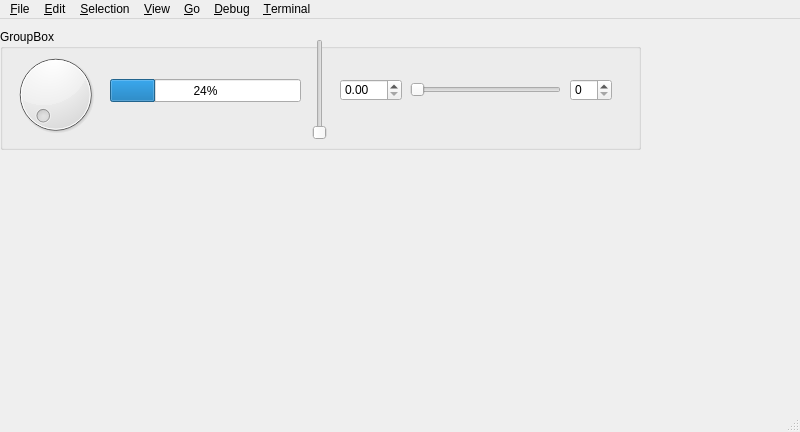
<?xml version="1.0" encoding="UTF-8"?>
<ui version="4.0">
 <class>MainWindow</class>
 <widget class="QMainWindow" name="MainWindow">
  <property name="geometry">
   <rect>
    <x>0</x>
    <y>0</y>
    <width>800</width>
    <height>432</height>
   </rect>
  </property>
  <property name="windowTitle">
   <string>MainWindow</string>
  </property>
  <widget class="QWidget" name="centralwidget">
   <widget class="QGroupBox" name="groupBox">
    <property name="geometry">
     <rect>
      <x>0</x>
      <y>10</y>
      <width>641</width>
      <height>121</height>
     </rect>
    </property>
    <property name="styleSheet">
     <string notr="true">background-image: url(:/styles/style.txt);</string>
    </property>
    <property name="title">
     <string>GroupBox</string>
    </property>
    <widget class="QDial" name="dial">
     <property name="geometry">
      <rect>
       <x>10</x>
       <y>20</y>
       <width>91</width>
       <height>91</height>
      </rect>
     </property>
    </widget>
    <widget class="QProgressBar" name="progressBar">
     <property name="geometry">
      <rect>
       <x>110</x>
       <y>50</y>
       <width>191</width>
       <height>23</height>
      </rect>
     </property>
     <property name="value">
      <number>24</number>
     </property>
    </widget>
    <widget class="QSlider" name="verticalSlider">
     <property name="geometry">
      <rect>
       <x>310</x>
       <y>10</y>
       <width>20</width>
       <height>101</height>
      </rect>
     </property>
     <property name="orientation">
      <enum>Qt::Vertical</enum>
     </property>
    </widget>
    <widget class="QDoubleSpinBox" name="doubleSpinBox">
     <property name="geometry">
      <rect>
       <x>340</x>
       <y>50</y>
       <width>62</width>
       <height>22</height>
      </rect>
     </property>
    </widget>
    <widget class="QSlider" name="horizontalSlider">
     <property name="geometry">
      <rect>
       <x>410</x>
       <y>50</y>
       <width>151</width>
       <height>22</height>
      </rect>
     </property>
     <property name="orientation">
      <enum>Qt::Horizontal</enum>
     </property>
    </widget>
    <widget class="QSpinBox" name="spinBox">
     <property name="geometry">
      <rect>
       <x>570</x>
       <y>50</y>
       <width>42</width>
       <height>22</height>
      </rect>
     </property>
    </widget>
   </widget>
  </widget>
  <widget class="QMenuBar" name="menubar">
   <property name="geometry">
    <rect>
     <x>0</x>
     <y>0</y>
     <width>800</width>
     <height>21</height>
    </rect>
   </property>
   <widget class="QMenu" name="menu_File">
    <property name="title">
     <string>&amp;File</string>
    </property>
    <addaction name="action_New_File"/>
    <addaction name="action_New_Window"/>
    <addaction name="separator"/>
    <addaction name="action_Open_File_2"/>
    <addaction name="action_Open_Folder_2"/>
    <addaction name="action_Open_Workspace_2"/>
    <addaction name="action_Open_Recent_2"/>
    <addaction name="separator"/>
    <addaction name="action_Add_Folder_to_Workspace"/>
    <addaction name="action_Save_Workspace_As"/>
    <addaction name="separator"/>
    <addaction name="action_Save"/>
    <addaction name="action_Save_As"/>
    <addaction name="action_Save_All"/>
    <addaction name="separator"/>
    <addaction name="action_Auto_Save"/>
    <addaction name="action_Preferences"/>
    <addaction name="separator"/>
    <addaction name="actionRevert_File"/>
    <addaction name="action_Close_Editor"/>
    <addaction name="action_Close_Workspace"/>
    <addaction name="action_Close_Window"/>
    <addaction name="separator"/>
    <addaction name="action_Exit"/>
   </widget>
   <widget class="QMenu" name="menu_Edit">
    <property name="title">
     <string>&amp;Edit</string>
    </property>
    <addaction name="action_Undo"/>
    <addaction name="action_Redo"/>
    <addaction name="separator"/>
    <addaction name="action_Cut"/>
    <addaction name="action_Copy"/>
    <addaction name="action_Paste"/>
    <addaction name="separator"/>
    <addaction name="action_Find"/>
    <addaction name="action_Replace"/>
    <addaction name="separator"/>
    <addaction name="action_Find_in_Files"/>
    <addaction name="action_Replace_in_Files"/>
    <addaction name="separator"/>
    <addaction name="action_Toggle_line_Comment"/>
    <addaction name="action_Toggle_Block_Comment"/>
    <addaction name="action_Emmet_Expand_Abbreviation"/>
    <addaction name="action_Emmet"/>
   </widget>
   <widget class="QMenu" name="menu_Selection">
    <property name="title">
     <string>&amp;Selection</string>
    </property>
   </widget>
   <widget class="QMenu" name="menu_View">
    <property name="title">
     <string>&amp;View</string>
    </property>
   </widget>
   <widget class="QMenu" name="menu_Go">
    <property name="title">
     <string>&amp;Go</string>
    </property>
   </widget>
   <widget class="QMenu" name="menu_Debug">
    <property name="title">
     <string>&amp;Debug</string>
    </property>
   </widget>
   <widget class="QMenu" name="menu_Terminal">
    <property name="title">
     <string>&amp;Terminal</string>
    </property>
   </widget>
   <addaction name="menu_File"/>
   <addaction name="menu_Edit"/>
   <addaction name="menu_Selection"/>
   <addaction name="menu_View"/>
   <addaction name="menu_Go"/>
   <addaction name="menu_Debug"/>
   <addaction name="menu_Terminal"/>
  </widget>
  <widget class="QStatusBar" name="statusbar"/>
  <action name="action_New_File">
   <property name="text">
    <string>&amp;New File</string>
   </property>
  </action>
  <action name="action_New_Window">
   <property name="text">
    <string>&amp;New Window</string>
   </property>
  </action>
  <action name="action_Open_File">
   <property name="text">
    <string>&amp;Open File...</string>
   </property>
  </action>
  <action name="action_Open_Folder">
   <property name="text">
    <string>&amp;Open Folder...</string>
   </property>
  </action>
  <action name="action_Open_Workspace">
   <property name="text">
    <string>&amp;Open Workspace...</string>
   </property>
  </action>
  <action name="action_Open_Recent">
   <property name="text">
    <string>&amp;Open Recent</string>
   </property>
  </action>
  <action name="action_Open_File_2">
   <property name="text">
    <string>&amp;Open File...</string>
   </property>
  </action>
  <action name="action_Open_Folder_2">
   <property name="text">
    <string>&amp;Open Folder...</string>
   </property>
  </action>
  <action name="action_Open_Workspace_2">
   <property name="text">
    <string>&amp;Open Workspace...</string>
   </property>
  </action>
  <action name="action_Open_Recent_2">
   <property name="text">
    <string>&amp;Open Recent</string>
   </property>
  </action>
  <action name="action_Add_Folder_to_Workspace">
   <property name="text">
    <string>&amp;Add Folder to Workspace...</string>
   </property>
  </action>
  <action name="action_Save_Workspace_As">
   <property name="text">
    <string>&amp;Save Workspace As...</string>
   </property>
  </action>
  <action name="action_Save">
   <property name="text">
    <string>&amp;Save</string>
   </property>
  </action>
  <action name="action_Save_As">
   <property name="text">
    <string>&amp;Save As...</string>
   </property>
  </action>
  <action name="action_Save_All">
   <property name="text">
    <string>&amp;Save All</string>
   </property>
  </action>
  <action name="action_Auto_Save">
   <property name="text">
    <string>&amp;Auto Save</string>
   </property>
  </action>
  <action name="action_Preferences">
   <property name="text">
    <string>&amp;Preferences</string>
   </property>
  </action>
  <action name="actionRevert_File">
   <property name="text">
    <string>Revert File</string>
   </property>
  </action>
  <action name="action_Close_Editor">
   <property name="text">
    <string>&amp;Close Editor</string>
   </property>
  </action>
  <action name="action_Close_Workspace">
   <property name="text">
    <string>&amp;Close Workspace</string>
   </property>
  </action>
  <action name="action_Close_Window">
   <property name="text">
    <string>&amp;Close Window</string>
   </property>
  </action>
  <action name="action_Exit">
   <property name="icon">
    <iconset resource="res2.qrc">
     <normaloff>:/img/img/exit.png</normaloff>:/img/img/exit.png</iconset>
   </property>
   <property name="text">
    <string>&amp;Exit</string>
   </property>
  </action>
  <action name="action_Undo">
   <property name="text">
    <string>&amp;Undo</string>
   </property>
  </action>
  <action name="action_Redo">
   <property name="text">
    <string>&amp;Redo</string>
   </property>
  </action>
  <action name="action_Cut">
   <property name="text">
    <string>&amp;Cut</string>
   </property>
  </action>
  <action name="action_Copy">
   <property name="text">
    <string>&amp;Copy</string>
   </property>
  </action>
  <action name="action_Paste">
   <property name="text">
    <string>&amp;Paste</string>
   </property>
  </action>
  <action name="action_Find">
   <property name="text">
    <string>&amp;Find</string>
   </property>
  </action>
  <action name="action_Replace">
   <property name="text">
    <string>&amp;Replace</string>
   </property>
  </action>
  <action name="action_Find_in_Files">
   <property name="text">
    <string>&amp;Find in Files</string>
   </property>
  </action>
  <action name="action_Replace_in_Files">
   <property name="text">
    <string>&amp;Replace in Files</string>
   </property>
  </action>
  <action name="action_Toggle_line_Comment">
   <property name="text">
    <string>&amp;Toggle line Comment</string>
   </property>
  </action>
  <action name="action_Toggle_Block_Comment">
   <property name="text">
    <string>&amp;Toggle Block Comment</string>
   </property>
  </action>
  <action name="action_Emmet_Expand_Abbreviation">
   <property name="text">
    <string>&amp;Emmet: Expand Abbreviation</string>
   </property>
  </action>
  <action name="action_Emmet">
   <property name="text">
    <string>&amp;Emmet...</string>
   </property>
  </action>
 </widget>
 <tabstops>
  <tabstop>dial</tabstop>
  <tabstop>verticalSlider</tabstop>
  <tabstop>spinBox</tabstop>
  <tabstop>doubleSpinBox</tabstop>
  <tabstop>horizontalSlider</tabstop>
 </tabstops>
 <resources>
  <include location="res2.qrc"/>
 </resources>
 <connections>
  <connection>
   <sender>dial</sender>
   <signal>valueChanged(int)</signal>
   <receiver>verticalSlider</receiver>
   <slot>setValue(int)</slot>
   <hints>
    <hint type="sourcelabel">
     <x>80</x>
     <y>134</y>
    </hint>
    <hint type="destinationlabel">
     <x>318</x>
     <y>139</y>
    </hint>
   </hints>
  </connection>
  <connection>
   <sender>dial</sender>
   <signal>valueChanged(int)</signal>
   <receiver>progressBar</receiver>
   <slot>setValue(int)</slot>
   <hints>
    <hint type="sourcelabel">
     <x>86</x>
     <y>117</y>
    </hint>
    <hint type="destinationlabel">
     <x>157</x>
     <y>99</y>
    </hint>
   </hints>
  </connection>
  <connection>
   <sender>progressBar</sender>
   <signal>valueChanged(int)</signal>
   <receiver>dial</receiver>
   <slot>setValue(int)</slot>
   <hints>
    <hint type="sourcelabel">
     <x>189</x>
     <y>97</y>
    </hint>
    <hint type="destinationlabel">
     <x>82</x>
     <y>98</y>
    </hint>
   </hints>
  </connection>
  <connection>
   <sender>verticalSlider</sender>
   <signal>valueChanged(int)</signal>
   <receiver>dial</receiver>
   <slot>setValue(int)</slot>
   <hints>
    <hint type="sourcelabel">
     <x>319</x>
     <y>102</y>
    </hint>
    <hint type="destinationlabel">
     <x>64</x>
     <y>131</y>
    </hint>
   </hints>
  </connection>
  <connection>
   <sender>dial</sender>
   <signal>valueChanged(int)</signal>
   <receiver>horizontalSlider</receiver>
   <slot>setValue(int)</slot>
   <hints>
    <hint type="sourcelabel">
     <x>84</x>
     <y>68</y>
    </hint>
    <hint type="destinationlabel">
     <x>455</x>
     <y>97</y>
    </hint>
   </hints>
  </connection>
  <connection>
   <sender>dial</sender>
   <signal>valueChanged(int)</signal>
   <receiver>spinBox</receiver>
   <slot>setValue(int)</slot>
   <hints>
    <hint type="sourcelabel">
     <x>87</x>
     <y>56</y>
    </hint>
    <hint type="destinationlabel">
     <x>595</x>
     <y>97</y>
    </hint>
   </hints>
  </connection>
  <connection>
   <sender>spinBox</sender>
   <signal>valueChanged(int)</signal>
   <receiver>dial</receiver>
   <slot>setValue(int)</slot>
   <hints>
    <hint type="sourcelabel">
     <x>590</x>
     <y>89</y>
    </hint>
    <hint type="destinationlabel">
     <x>50</x>
     <y>130</y>
    </hint>
   </hints>
  </connection>
  <connection>
   <sender>doubleSpinBox</sender>
   <signal>valueChanged(double)</signal>
   <receiver>MainWindow</receiver>
   <slot>setValue(double)</slot>
   <hints>
    <hint type="sourcelabel">
     <x>364</x>
     <y>91</y>
    </hint>
    <hint type="destinationlabel">
     <x>308</x>
     <y>242</y>
    </hint>
   </hints>
  </connection>
  <connection>
   <sender>MainWindow</sender>
   <signal>valueChanged(int)</signal>
   <receiver>progressBar</receiver>
   <slot>setValue(int)</slot>
   <hints>
    <hint type="sourcelabel">
     <x>331</x>
     <y>397</y>
    </hint>
    <hint type="destinationlabel">
     <x>235</x>
     <y>93</y>
    </hint>
   </hints>
  </connection>
 </connections>
 <slots>
  <signal>valueChanged(int)</signal>
  <slot>setValue(double)</slot>
  <slot>setValue(float)</slot>
 </slots>
</ui>
